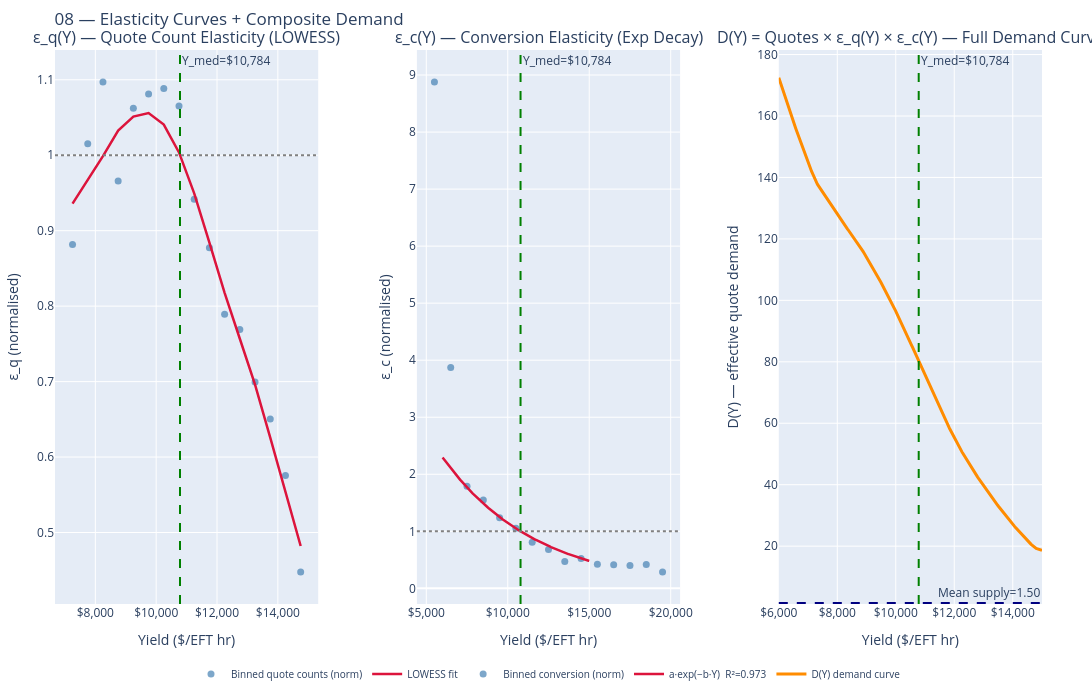

The code cell stored with this chart in its notebook:
### Code cell
# ── Cell 6: Validation plots (3-panel) ───────────────────────────────────
Y_range = np.linspace(YIELD_FLOOR, YIELD_CEILING, 500)

# Elasticity functions for plotting
def eps_q(Y):
    return np.interp(Y, x_low, y_low_norm)

def eps_c(Y):
    return exp_decay(Y / 1_000, a_fit, b_fit) / conv_at_median

fig = make_subplots(
    rows=1, cols=3,
    subplot_titles=[
        "ε_q(Y) — Quote Count Elasticity (LOWESS)",
        "ε_c(Y) — Conversion Elasticity (Exp Decay)",
        "D(Y) = Quotes × ε_q(Y) × ε_c(Y) — Full Demand Curve"
    ],
    horizontal_spacing=0.10
)

# ── Panel 1: ε_q LOWESS ──────────────────────────────────────────────────
fig.add_trace(go.Scatter(
    x=x_qc, y=y_qc / y_low_at_median,
    mode="markers", marker=dict(size=7, color="steelblue", opacity=0.7),
    name="Binned quote counts (norm)"
), row=1, col=1)

fig.add_trace(go.Scatter(
    x=x_low, y=y_low_norm,
    mode="lines", line=dict(color="crimson", width=2.5),
    name="LOWESS fit"
), row=1, col=1)

fig.add_vline(x=Y_MEDIAN, line_dash="dash", line_color="green",
              annotation_text=f"Y_med=${Y_MEDIAN:,}", row=1, col=1)
fig.add_hline(y=1.0, line_dash="dot", line_color="gray", row=1, col=1)

# ── Panel 2: ε_c exponential ─────────────────────────────────────────────
fig.add_trace(go.Scatter(
    x=x_cv, y=y_cv / conv_at_median,
    mode="markers", marker=dict(size=7, color="steelblue", opacity=0.7),
    name="Binned conversion (norm)"
), row=1, col=2)

fig.add_trace(go.Scatter(
    x=Y_range, y=eps_c(Y_range),
    mode="lines", line=dict(color="crimson", width=2.5),
    name=f"a·exp(−b·Y)  R²={r2:.3f}"
), row=1, col=2)

fig.add_vline(x=Y_MEDIAN, line_dash="dash", line_color="green",
              annotation_text=f"Y_med=${Y_MEDIAN:,}", row=1, col=2)
fig.add_hline(y=1.0, line_dash="dot", line_color="gray", row=1, col=2)

# ── Panel 3: D(Y) composite demand curve ─────────────────────────────────
mean_quotes = 80.3   # from 07 forecast
D_Y = mean_quotes * eps_q(Y_range) * eps_c(Y_range)

fig.add_trace(go.Scatter(
    x=Y_range, y=D_Y,
    mode="lines", line=dict(color="darkorange", width=3),
    name="D(Y) demand curve"
), row=1, col=3)

# Mean OD supply line — this is where the solver will clear
fig.add_hline(y=1.50, line_dash="dash", line_color="navy",
              annotation_text="Mean supply=1.50", row=1, col=3)

# Mark approximate clearing yield
D_at_range = mean_quotes * eps_q(Y_range) * eps_c(Y_range)
# Find where D(Y) first crosses 1.5 from above
crossing_idx = np.where(D_at_range <= 1.50)[0]
if len(crossing_idx) > 0:
    Y_approx_clear = Y_range[crossing_idx[0]]
    fig.add_vline(x=Y_approx_clear, line_dash="dot", line_color="purple",
                  annotation_text=f"~clearing ${Y_approx_clear:,.0f}",
                  row=1, col=3)

fig.add_vline(x=Y_MEDIAN, line_dash="dash", line_color="green",
              annotation_text=f"Y_med=${Y_MEDIAN:,}", row=1, col=3)

fig.update_layout(
    width=1200, height=700,
    title="08 — Elasticity Curves + Composite Demand",
    legend=dict(orientation="h", x=0.5, xanchor="center",
                y=-0.10, font=dict(size=10)),
    margin=dict(l=50, r=50, t=50, b=50)
)
fig.update_yaxes(title_text="ε_q (normalised)", row=1, col=1)
fig.update_yaxes(title_text="ε_c (normalised)", row=1, col=2)
fig.update_yaxes(title_text="D(Y) — effective quote demand", row=1, col=3)
fig.update_xaxes(title_text="Yield ($/EFT hr)", tickformat="$,.0f")

fig.show()
fig.write_html("./08_elasticity_curves.html")
print("Saved → ./08_elasticity_curves.html")

### Figure 1 — Plotly figure (JSON) as saved in the notebook; plotly's stock layout.template omitted (floating-point values rounded to 4 significant figures; data arrays with more than 128 entries replaced by an {"elided": "..."} marker saying what was removed)
{"data": [{"marker": {"color": "steelblue", "opacity": 0.7, "size": 7}, "mode": "markers", "name": "Binned quote counts (norm)", "type": "scatter", "x": [7250.0, 7750.0, 8250.0, 8750.0, 9250.0, 9750.0, 10250.0, 10750.0, 11250.0, 11750.0, 12250.0, 12750.0, 13250.0, 13750.0, 14250.0, 14750.0], "xaxis": "x", "y": [0.8818, 1.015, 1.097, 0.9658, 1.062, 1.081, 1.088, 1.065, 0.9416, 0.8772, 0.7894, 0.7692, 0.6995, 0.6504, 0.5757, 0.4478], "yaxis": "y"}, {"line": {"color": "crimson", "width": 2.5}, "mode": "lines", "name": "LOWESS fit", "type": "scatter", "x": [7250.0, 7750.0, 8250.0, 8750.0, 9250.0, 9750.0, 10250.0, 10750.0, 11250.0, 11750.0, 12250.0, 12750.0, 13250.0, 13750.0, 14250.0, 14750.0], "xaxis": "x", "y": [0.9359, 0.9672, 0.9988, 1.033, 1.051, 1.056, 1.041, 1.004, 0.9494, 0.884, 0.8176, 0.7568, 0.6961, 0.6258, 0.5547, 0.4821], "yaxis": "y"}, {"marker": {"color": "steelblue", "opacity": 0.7, "size": 7}, "mode": "markers", "name": "Binned conversion (norm)", "type": "scatter", "x": [5500.0, 6500.0, 7500.0, 8500.0, 9500.0, 10500.0, 11500.0, 12500.0, 13500.0, 14500.0, 15500.0, 16500.0, 17500.0, 18500.0, 19500.0], "xaxis": "x2", "y": [8.877, 3.87, 1.788, 1.55, 1.236, 1.053, 0.81, 0.6817, 0.4698, 0.5251, 0.4229, 0.4156, 0.4001, 0.4182, 0.2877], "yaxis": "y2"}, {"line": {"color": "crimson", "width": 2.5}, "mode": "lines", "name": "a·exp(−b·Y)  R²=0.973", "type": "scatter", "x": {"elided": "500 float values"}, "xaxis": "x2", "y": {"elided": "500 float values"}, "yaxis": "y2"}, {"line": {"color": "darkorange", "width": 3}, "mode": "lines", "name": "D(Y) demand curve", "type": "scatter", "x": {"elided": "500 float values"}, "xaxis": "x3", "y": {"elided": "500 float values"}, "yaxis": "y3"}], "layout": {"annotations": [{"font": {"size": 16}, "showarrow": false, "text": "ε_q(Y) — Quote Count Elasticity (LOWESS)", "x": 0.1333, "xanchor": "center", "xref": "paper", "y": 1, "yanchor": "bottom", "yref": "paper"}, {"font": {"size": 16}, "showarrow": false, "text": "ε_c(Y) — Conversion Elasticity (Exp Decay)", "x": 0.5, "xanchor": "center", "xref": "paper", "y": 1, "yanchor": "bottom", "yref": "paper"}, {"font": {"size": 16}, "showarrow": false, "text": "D(Y) = Quotes × ε_q(Y) × ε_c(Y) — Full Demand Curve", "x": 0.8667, "xanchor": "center", "xref": "paper", "y": 1, "yanchor": "bottom", "yref": "paper"}, {"showarrow": false, "text": "Y_med=$10,784", "x": 10784, "xanchor": "left", "xref": "x", "y": 1, "yanchor": "top", "yref": "y domain"}, {"showarrow": false, "text": "Y_med=$10,784", "x": 10784, "xanchor": "left", "xref": "x2", "y": 1, "yanchor": "top", "yref": "y2 domain"}, {"showarrow": false, "text": "Mean supply=1.50", "x": 1, "xanchor": "right", "xref": "x3 domain", "y": 1.5, "yanchor": "bottom", "yref": "y3"}, {"showarrow": false, "text": "Y_med=$10,784", "x": 10784, "xanchor": "left", "xref": "x3", "y": 1, "yanchor": "top", "yref": "y3 domain"}], "height": 700, "legend": {"font": {"size": 10}, "orientation": "h", "x": 0.5, "xanchor": "center", "y": -0.1}, "margin": {"b": 50, "l": 50, "r": 50, "t": 50}, "shapes": [{"line": {"color": "green", "dash": "dash"}, "type": "line", "x0": 10784, "x1": 10784, "xref": "x", "y0": 0, "y1": 1, "yref": "y domain"}, {"line": {"color": "gray", "dash": "dot"}, "type": "line", "x0": 0, "x1": 1, "xref": "x domain", "y0": 1, "y1": 1, "yref": "y"}, {"line": {"color": "green", "dash": "dash"}, "type": "line", "x0": 10784, "x1": 10784, "xref": "x2", "y0": 0, "y1": 1, "yref": "y2 domain"}, {"line": {"color": "gray", "dash": "dot"}, "type": "line", "x0": 0, "x1": 1, "xref": "x2 domain", "y0": 1, "y1": 1, "yref": "y2"}, {"line": {"color": "navy", "dash": "dash"}, "type": "line", "x0": 0, "x1": 1, "xref": "x3 domain", "y0": 1.5, "y1": 1.5, "yref": "y3"}, {"line": {"color": "green", "dash": "dash"}, "type": "line", "x0": 10784, "x1": 10784, "xref": "x3", "y0": 0, "y1": 1, "yref": "y3 domain"}], "title": {"text": "08 — Elasticity Curves + Composite Demand"}, "width": 1200, "xaxis": {"anchor": "y", "domain": [0, 0.2667], "tickformat": "$,.0f", "title": {"text": "Yield ($/EFT hr)"}}, "xaxis2": {"anchor": "y2", "domain": [0.3667, 0.6333], "tickformat": "$,.0f", "title": {"text": "Yield ($/EFT hr)"}}, "xaxis3": {"anchor": "y3", "domain": [0.7333, 1], "tickformat": "$,.0f", "title": {"text": "Yield ($/EFT hr)"}}, "yaxis": {"anchor": "x", "domain": [0, 1], "title": {"text": "ε_q (normalised)"}}, "yaxis2": {"anchor": "x2", "domain": [0, 1], "title": {"text": "ε_c (normalised)"}}, "yaxis3": {"anchor": "x3", "domain": [0, 1], "title": {"text": "D(Y) — effective quote demand"}}}}
